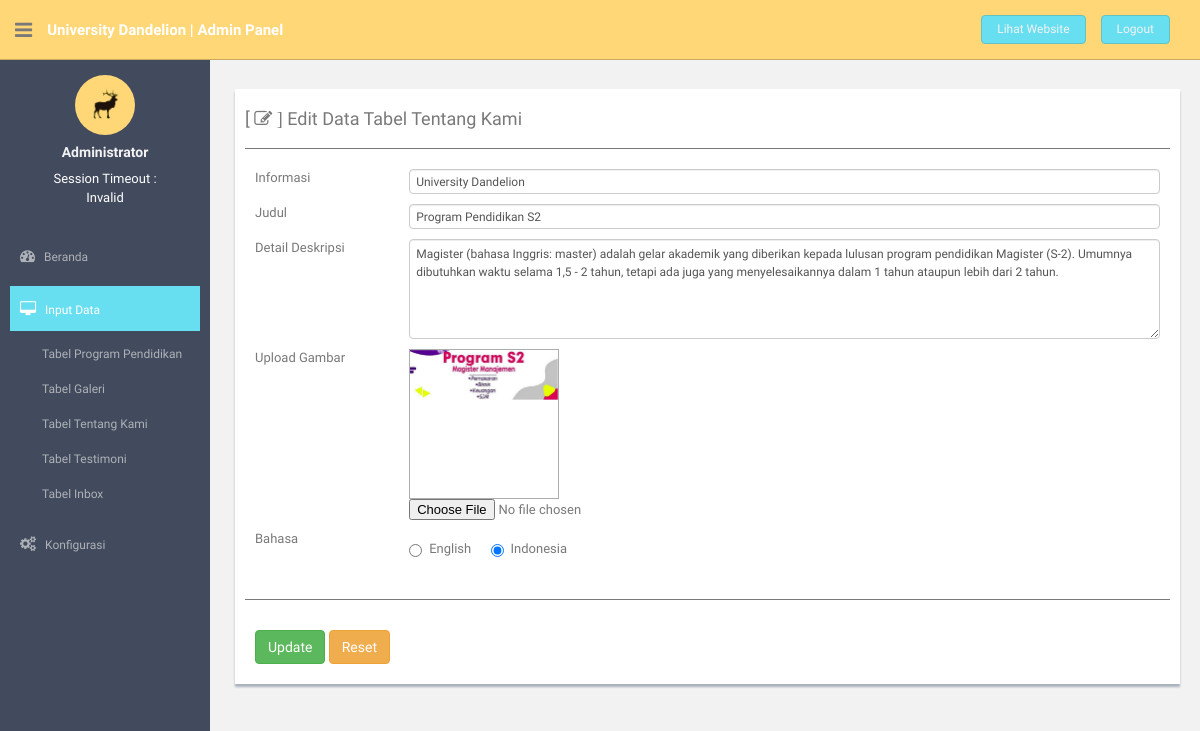
The page /confpanel/module/mod_aboutus/aksi.php?tentangkami=edit&id_aboutus=23 (signed in) on the database its author committed.
### tables this page shows
CREATE TABLE IF NOT EXISTS `tbl_aboutus` (
  `id_aboutus` int(5) NOT NULL AUTO_INCREMENT,
  `description_aboutus` text NOT NULL,
  `title_aboutus` varchar(25) NOT NULL,
  `detail_aboutus` text NOT NULL,
  `pict_aboutus` varchar(100) NOT NULL,
  `lang_aboutus` varchar(5) NOT NULL,
  PRIMARY KEY (`id_aboutus`)
);

### confpanel/module/mod_aboutus/aksi.php (the view, shortened to what this page needs)
<?php
include '../../header_module.php';
include '../../menu_module.php';
include '../../control.php';
$module   = @$_GET['tentangkami'];
if ($module == "edit"){
    $id_aboutus          = @$_GET['id_aboutus'];
    $edit         = mysqli_query($link, "SELECT * FROM tbl_aboutus WHERE id_aboutus='$id_aboutus'");
    $showaboutus = mysqli_fetch_array($edit);
    echo " <section id=\"main-content\">
            <section class=\"wrapper\">
             <div class=\"row mt\">
              <div class=\"col-md-12\">
               <div class=\"form-panel\">
                <table class=\"table table-striped table-advance table-hover\">
                 <h4>[ <i class=\"fa fa-edit\"> ]</i> Edit Data Tabel Tentang Kami</h4>
                  <hr>
                    <form class=\"form-horizontal style-form\" action=\"../../module/mod_aboutus/aksi.php?tentangkami=update&id_aboutus=$showaboutus[id_aboutus]\" method=\"POST\" enctype=\"multipart/form-data\">
                      <div class=\"form-group\">
                          <input type=\"hidden\" class=\"form-control\" name=\"id_aboutus\" value=\"$showaboutus[id_aboutus]\">
                          <label class=\"col-sm-2 col-sm-2 control-label\">Informasi</label>
                          <div class=\"col-sm-10\">
                              <input type=\"text\" class=\"form-control\" name=\"description_aboutus\" value=\"$showaboutus[description_aboutus]\" oninvalid=\"alert('Informasi harus di isi !');\"required>
                          </div>
                          <label class=\"col-sm-2 col-sm-2 control-label\">Judul</label>
                          <div class=\"col-sm-10\">
                              <input type=\"text\" class=\"form-control\" name=\"title_aboutus\" value=\"$showaboutus[title_aboutus]\" oninvalid=\"alert('Judul harus di isi !');\"required>
                          </div>
                          <label class=\"col-sm-2 col-sm-2 control-label\">Detail Deskripsi</label>
                          <div class=\"col-sm-10\">
                              <textarea cols=\"100\" rows=\"5\" type=\"text\" class=\"form-control\" name=\"detail_aboutus\" oninvalid=\"alert('Detail deskripsi harus di isi !');\"required>$showaboutus[detail_aboutus]</textarea>
                          </div>
                          <label class=\"col-sm-2 col-sm-2 control-label\">Upload Gambar</label>
                          <div class=\"col-sm-10\">
                          <div class=\"project\">
                          <div class=\"photo-wrapper\">
                              <div class=\"photo\">
                                <a class=\"fancybox\" href=\"../../../img/$showaboutus[pict_aboutus]\">
                                <img id=\"output_image\" class=\"img-responsive\" src=\"../../../img/$showaboutus[pict_aboutus]\" alt=\"../../../img/$showaboutus[pict_aboutus]\"></a>
                              </div>
                            </div>
                          </div>
                          <input type=\"file\" accept=\"image/*\" onchange=\"preview_image(this,'preview')\" class=\"\" name=\"pict_aboutus\" value=\"$showaboutus[pict_aboutus]\" oninvalid=\"alert('Gambar belum di upload !');\"required>
                          </div>
                          <label class=\"col-sm-2 col-sm-2 control-label\">Bahasa</label>
                          <div class=\"radio col-sm-10\">
                              <label>";
                              ?>
                              <?php
                              $language_aboutus = @$showaboutus[lang_aboutus];
                              if ($language_aboutus == "en"){
                                echo"
                                <input type=\"radio\" name=\"lang_aboutus\" id=\"optionsRadios2\" value=\"en\" checked>
                                English
                              </label>
                                &nbsp;&nbsp;&nbsp;&nbsp;
                              <label>
                                <input type=\"radio\" name=\"lang_aboutus\" id=\"optionsRadios1\" value=\"in\">
                                Indonesia
                              </label>";
                              }else{
                                echo"
                                <input type=\"radio\" name=\"lang_aboutus\" id=\"optionsRadios2\" value=\"en\">
                                English
                              </label>
                                &nbsp;&nbsp;&nbsp;&nbsp;
                              <label>
                                <input type=\"radio\" name=\"lang_aboutus\" id=\"optionsRadios1\" value=\"in\" checked>
                                Indonesia
                              </label>";
                              }
                              ?>
                              <?php
                              echo"
                          </div>
                      </div>
                </table>
                  <hr>
                      <div class=\"btn-group1\">
                          <a href=\"../../module/mod_aboutus/aksi.php?tentangkami=edit&id_aboutus=$showaboutus[id_aboutus]#\"><button type=\"submit\" name=\"update\" class=\"btn btn-success\">Update</button></a>
                          <a href=\"#\"><button type=\"reset\" name=\"reset\" class=\"btn btn-warning\">Reset</button></a>
                      </div>
                    </form>
               </div>
              </div>
             </div>
            </section>
           </section>";
}
include '../../footer_module.php';
?>

### confpanel/assets/css/style.css (style rules this page uses)
body { color: #797979; background: #f2f2f2; font-family: 'Ruda', sans-serif; padding: 0px !important; margin: 0px !important; font-size:13px; }
a, a:hover, a:focus { text-decoration: none; outline: none; }
hr { margin-top: 20px; margin-bottom: 20px; border: 0; border-top: 1px solid #797979; }
.mt { margin-top: 25px; }
#main-content { margin-left: 220px; }
.wrapper { display: inline-block; margin-top: 15px; padding-left: 10px; padding-right: 15px; padding-bottom: 15px; padding-top: 0px; width: 100%; }
.btn-group1 { background: #ffffff; padding: 10px; }
.photo-wrapper { display: block; position: relative; width: 150px; height: 150px; overflow: hidden; background-color: none; border: solid #acadad 1px; -webkit-transition: background-color 0.4s; -moz-transition: background-color 0.4s; -o-transition: background-color 0.4s; transition: background-color 0.4s; }
.form-panel { background: #ffffff; margin: 10px; padding: 10px; box-shadow: 0px 3px 2px #aab2bd; text-align: left; }
label { font-weight: 400; }

### rows shown on the page
tbl_aboutus: description_aboutus "University Dandelion", title_aboutus "Program Pendidikan S2", detail_aboutus "Magister (bahasa Inggris: master) adalah gelar akademik yang diberikan kepada lulusan program pendidikan Magister (S-2). Umumnya dibutuhkan waktu selama 1,5 - 2 tahun, tetapi ada juga yang menyelesaikannya dalam 1 tahun ataupun lebih dari 2 tahun.", pict_aboutus (picture)
